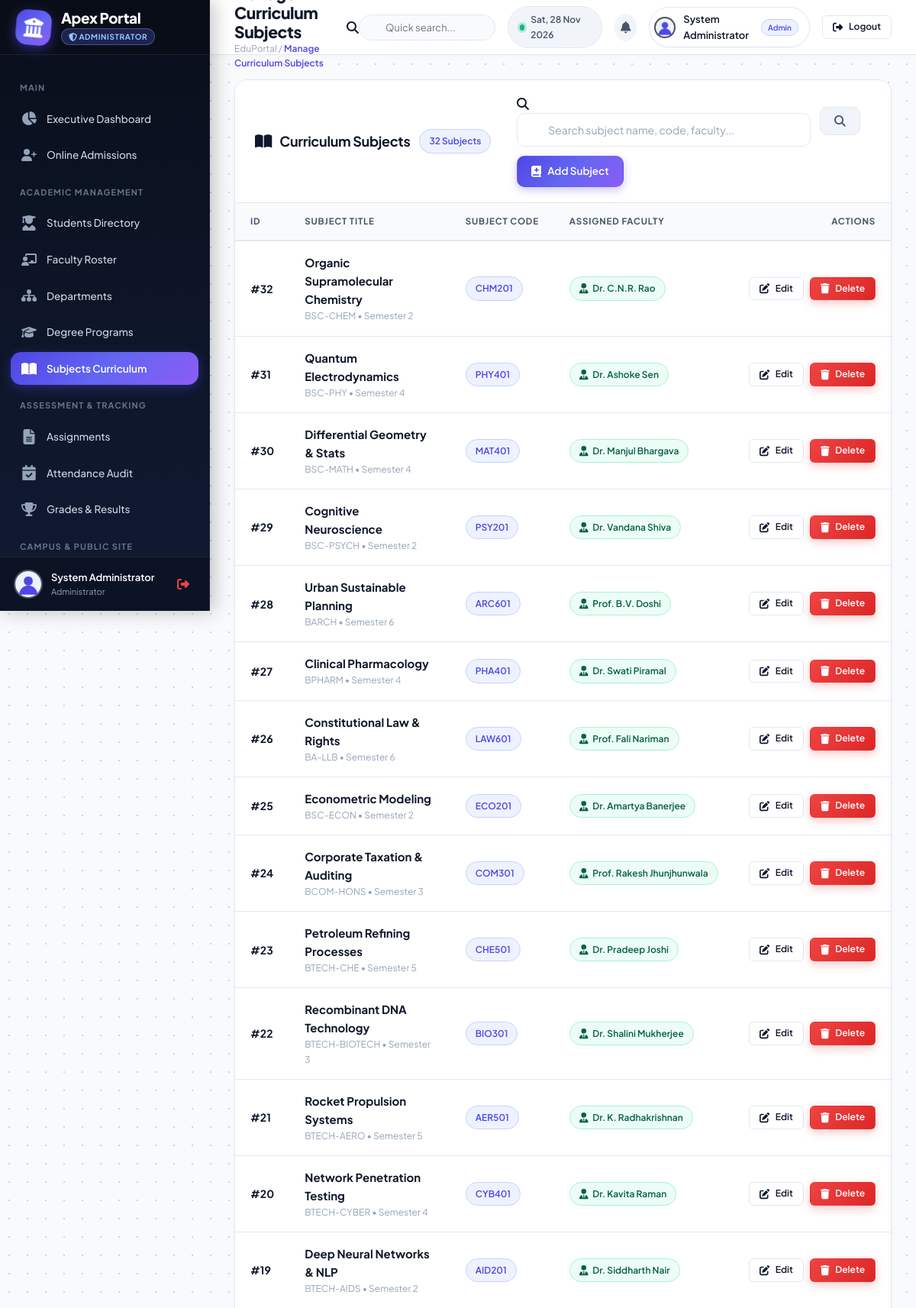
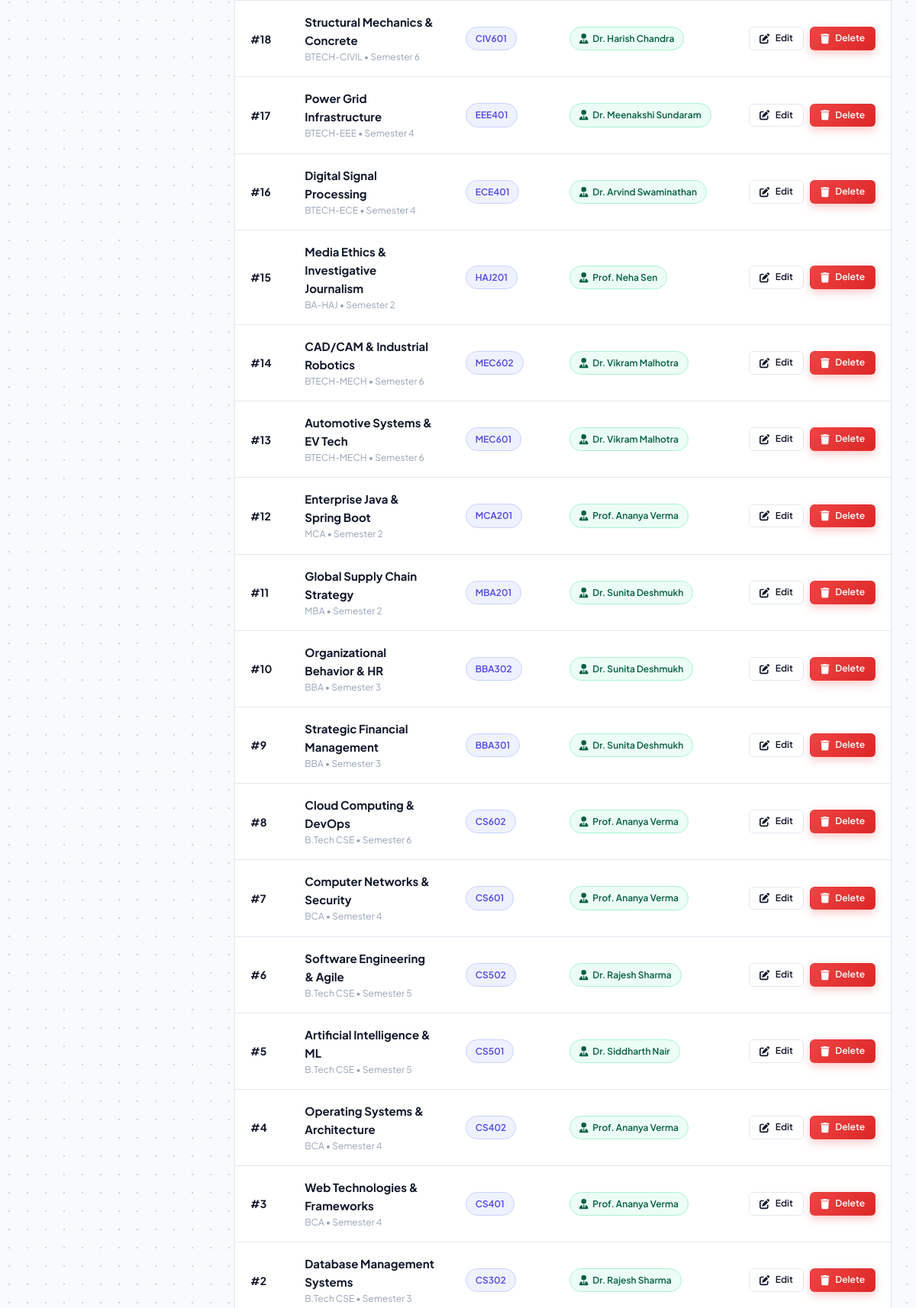
/admin/manage_subjects.php (signed in, upper part), run on the app's committed database (2 pictures, top to bottom).
### tables this page shows
CREATE TABLE `subjects` (
  `subject_id` INT AUTO_INCREMENT PRIMARY KEY,
  `subject_name` VARCHAR(150) NOT NULL,
  `subject_code` VARCHAR(50) NOT NULL UNIQUE,
  `faculty_id` INT DEFAULT NULL,
  `course` VARCHAR(100) DEFAULT 'B.Tech CSE',
  `semester` INT DEFAULT 1,
  `created_at` TIMESTAMP DEFAULT CURRENT_TIMESTAMP
);

CREATE TABLE `users` (
  `id` INT AUTO_INCREMENT PRIMARY KEY,
  `name` VARCHAR(120) NOT NULL,
  `email` VARCHAR(120) NOT NULL UNIQUE,
  `password` VARCHAR(255) NOT NULL,
  `role` ENUM('admin', 'faculty', 'student') NOT NULL DEFAULT 'student',
  `profile_picture` VARCHAR(255) DEFAULT 'default.png',
  `phone` VARCHAR(30) DEFAULT NULL,
  `created_at` TIMESTAMP DEFAULT CURRENT_TIMESTAMP
);

### config/db.php (called while the page is built, shortened)
<?php
$host = getenv('DB_HOST') ?: "127.0.0.1";
$user = getenv('DB_USER') ?: "root";
$password = getenv('DB_PASSWORD') !== false ? getenv('DB_PASSWORD') : "";
$database = getenv('DB_NAME') ?: "student_portal";
$port = getenv('DB_PORT') ? (int)getenv('DB_PORT') : 3306;
try {
    $con = @mysqli_connect($host, $user, $password, $database, $port);
} catch (Throwable $e) {
    $con = false;
}
mysqli_set_charset($con, "utf8mb4");
if ($con) {
    static $schema_checked = false;
    if (!$schema_checked) {
if (!function_exists('safe_num_rows')) {
    function safe_num_rows($result) {
        if ($result && is_object($result)) {
            return mysqli_num_rows($result);
        }
        return 0;
    }
}
    }
}
if (!function_exists('get_subject_col')) {
    function get_subject_col($con) {
        static $resolved_col = null;
        $res = @mysqli_query($con, "SHOW COLUMNS FROM `subjects` LIKE 'suject_name'");
        if ($res && safe_num_rows($res) > 0) {
            $resolved_col = 'suject_name';
        } else {
            $resolved_col = 'subject_name';
        }
        return $resolved_col;
    }
}
if (!function_exists('safe_fetch_assoc')) {
    function safe_fetch_assoc($result) {
        if ($result && is_object($result) && mysqli_num_rows($result) > 0) {
            return mysqli_fetch_assoc($result);
        }
        return [];
    }
}
?>

### admin/manage_subjects.php (the view, shortened to what this page needs)
<?php
include("../config/db.php");
$search = "";
$subj_col = get_subject_col($con);
if (isset($_GET['search']) && !empty(trim($_GET['search']))) {
    $search = escape($con, $_GET['search']);
    $query = mysqli_query($con, "
        SELECT subjects.*, subjects.`$subj_col` AS display_subject_name, users.name AS faculty_name
        FROM subjects
        LEFT JOIN faculty ON subjects.faculty_id = faculty.faculty_id
        LEFT JOIN users ON faculty.user_id = users.id
        WHERE subjects.`$subj_col` LIKE '%$search%'
           OR subjects.subject_code LIKE '%$search%'
           OR users.name LIKE '%$search%'
        ORDER BY subjects.subject_id DESC
    ");
} else {
    $query = mysqli_query($con, "
        SELECT subjects.*, subjects.`$subj_col` AS display_subject_name, users.name AS faculty_name
        FROM subjects
        LEFT JOIN faculty ON subjects.faculty_id = faculty.faculty_id
        LEFT JOIN users ON faculty.user_id = users.id
        ORDER BY subjects.subject_id DESC
    ");
}
include("../includes/header.php");
include("../includes/sidebar_admin.php");
include("../includes/navbar.php");
?>
<div class="card">
    <div class="card-header">
        <div style="display:flex; align-items:center; gap:12px; flex-wrap:wrap;">
            <h3><i class="fa-solid fa-book-open"></i> Curriculum Subjects</h3>
            <span class="badge badge-primary"><?php echo safe_num_rows($query); ?> Subjects</span>
        </div>
        <div style="display:flex; align-items:center; gap:12px; flex-wrap:wrap;">
            <form method="GET" class="search-toolbar">
                <div class="search-input-group">
                    <i class="fa-solid fa-magnifying-glass"></i>
                    <input type="text" name="search" class="form-control" placeholder="Search subject name, code, faculty..." value="<?php echo htmlspecialchars($search); ?>">
                </div>
                <button type="submit" class="btn btn-secondary"><i class="fa-solid fa-search"></i></button>
            </form>
            <a href="add_subject.php" class="btn btn-primary">
                <i class="fa-solid fa-book-medical"></i> Add Subject
            </a>
        </div>
    </div>
    <div class="card-body" style="padding:0;">
        <div class="table-responsive">
            <table class="custom-table">
                <thead>
                    <tr>
                        <th>ID</th>
                        <th>Subject Title</th>
                        <th>Subject Code</th>
                        <th>Assigned Faculty</th>
                        <th style="text-align:right;">Actions</th>
                    </tr>
                </thead>
                <tbody>
                    <?php if ($query && safe_num_rows($query) > 0): ?>
                        <?php while ($row = safe_fetch_assoc($query)): ?>
                            <tr>
                                <td><strong>#<?php echo $row['subject_id']; ?></strong></td>
                                <td>
                                    <div style="font-weight:700; color:var(--text-primary); font-size:15px;">
                                        <?php echo htmlspecialchars($row['display_subject_name']); ?>
                                    </div>
                                    <div style="font-size:12px; color:var(--text-muted);">
                                        <?php echo htmlspecialchars($row['course'] ?? 'BCA'); ?> &bull; Semester <?php echo htmlspecialchars($row['semester'] ?? 1); ?>
                                    </div>
                                </td>
                                <td><span class="badge badge-primary"><?php echo htmlspecialchars($row['subject_code']); ?></span></td>
                                <td>
                                    <?php if (!empty($row['faculty_name'])): ?>
                                        <span class="badge badge-success"><i class="fa-solid fa-user-tie"></i> <?php echo htmlspecialchars($row['faculty_name']); ?></span>
                                    <?php else: ?>
                                        <span class="badge badge-warning"><i class="fa-solid fa-triangle-exclamation"></i> Unassigned</span>
                                    <?php endif; ?>
                                </td>
                                <td style="text-align:right;">
                                    <div class="table-actions">
                                        <a href="edit_subject.php?id=<?php echo $row['subject_id']; ?>" class="btn btn-outline btn-sm" title="Edit Subject">
                                            <i class="fa-solid fa-pen-to-square"></i> Edit
                                        </a>
                                        <a href="delete_subject.php?id=<?php echo $row['subject_id']; ?>" class="btn btn-danger btn-sm" onclick="return confirm('Delete subject <?php echo htmlspecialchars(addslashes($row['display_subject_name'])); ?>?')" title="Delete Subject">
                                            <i class="fa-solid fa-trash"></i> Delete
                                        </a>
                                    </div>
                                </td>
                            </tr>
                        <?php endwhile; ?>
                    <?php endif; ?>
                </tbody>
            </table>
        </div>
    </div>
</div>
<?php include("../includes/footer.php"); ?>

### data on the page
subjects: subject_id "32", subject_name "Organic Supramolecular Chemistry", course "BSC-CHEM", semester "2", subject_code "CHM201", users.name "Dr. C.N.R. Rao"
subjects: subject_id "31", subject_name "Quantum Electrodynamics", course "BSC-PHY", semester "4", subject_code "PHY401", users.name "Dr. Ashoke Sen"
subjects: subject_id "30", subject_name "Differential Geometry & Stats", course "BSC-MATH", semester "4", subject_code "MAT401", users.name "Dr. Manjul Bhargava"
subjects: subject_id "29", subject_name "Cognitive Neuroscience", course "BSC-PSYCH", semester "2", subject_code "PSY201", users.name "Dr. Vandana Shiva"
subjects: subject_id "28", subject_name "Urban Sustainable Planning", course "BARCH", semester "6", subject_code "ARC601", users.name "Prof. B.V. Doshi"
subjects: subject_id "27", subject_name "Clinical Pharmacology", course "BPHARM", semester "4", subject_code "PHA401", users.name "Dr. Swati Piramal"
subjects: subject_id "26", subject_name "Constitutional Law & Rights", course "BA-LLB", semester "6", subject_code "LAW601", users.name "Prof. Fali Nariman"
subjects: subject_id "25", subject_name "Econometric Modeling", course "BSC-ECON", semester "2", subject_code "ECO201", users.name "Dr. Amartya Banerjee"
subjects: subject_id "24", subject_name "Corporate Taxation & Auditing", course "BCOM-HONS", semester "3", subject_code "COM301", users.name "Prof. Rakesh Jhunjhunwala"
subjects: subject_id "23", subject_name "Petroleum Refining Processes", course "BTECH-CHE", semester "5", subject_code "CHE501", users.name "Dr. Pradeep Joshi"
subjects: subject_id "22", subject_name "Recombinant DNA Technology", course "BTECH-BIOTECH", semester "3", subject_code "BIO301", users.name "Dr. Shalini Mukherjee"
subjects: subject_id "21", subject_name "Rocket Propulsion Systems", course "BTECH-AERO", semester "5", subject_code "AER501", users.name "Dr. K. Radhakrishnan"
subjects: subject_id "20", subject_name "Network Penetration Testing", course "BTECH-CYBER", semester "4", subject_code "CYB401", users.name "Dr. Kavita Raman"
subjects: subject_id "19", subject_name "Deep Neural Networks & NLP", course "BTECH-AIDS", semester "2", subject_code "AID201", users.name "Dr. Siddharth Nair"
subjects: subject_id "18", subject_name "Structural Mechanics & Concrete", course "BTECH-CIVIL", semester "6", subject_code "CIV601", users.name "Dr. Harish Chandra"
subjects: subject_id "17", subject_name "Power Grid Infrastructure", course "BTECH-EEE", semester "4", subject_code "EEE401", users.name "Dr. Meenakshi Sundaram"
subjects: subject_id "16", subject_name "Digital Signal Processing", course "BTECH-ECE", semester "4", subject_code "ECE401", users.name "Dr. Arvind Swaminathan"
subjects: subject_id "15", subject_name "Media Ethics & Investigative Journalism", course "BA-HAJ", semester "2", subject_code "HAJ201", users.name "Prof. Neha Sen"
subjects: subject_id "14", subject_name "CAD/CAM & Industrial Robotics", course "BTECH-MECH", semester "6", subject_code "MEC602", users.name "Dr. Vikram Malhotra"
subjects: subject_id "13", subject_name "Automotive Systems & EV Tech", course "BTECH-MECH", semester "6", subject_code "MEC601", users.name "Dr. Vikram Malhotra"
subjects: subject_id "12", subject_name "Enterprise Java & Spring Boot", course "MCA", semester "2", subject_code "MCA201", users.name "Prof. Ananya Verma"
subjects: subject_id "11", subject_name "Global Supply Chain Strategy", course "MBA", semester "2", subject_code "MBA201", users.name "Dr. Sunita Deshmukh"
subjects: subject_id "10", subject_name "Organizational Behavior & HR", course "BBA", semester "3", subject_code "BBA302", users.name "Dr. Sunita Deshmukh"
subjects: subject_id "9", subject_name "Strategic Financial Management", course "BBA", semester "3", subject_code "BBA301", users.name "Dr. Sunita Deshmukh"
subjects: subject_id "8", subject_name "Cloud Computing & DevOps", course "B.Tech CSE", semester "6", subject_code "CS602", users.name "Prof. Ananya Verma"
subjects: subject_id "7", subject_name "Computer Networks & Security", course "BCA", semester "4", subject_code "CS601", users.name "Prof. Ananya Verma"
subjects: subject_id "6", subject_name "Software Engineering & Agile", course "B.Tech CSE", semester "5", subject_code "CS502", users.name "Dr. Rajesh Sharma"
subjects: subject_id "5", subject_name "Artificial Intelligence & ML", course "B.Tech CSE", semester "5", subject_code "CS501", users.name "Dr. Siddharth Nair"
subjects: subject_id "4", subject_name "Operating Systems & Architecture", course "BCA", semester "4", subject_code "CS402", users.name "Prof. Ananya Verma"
subjects: subject_id "3", subject_name "Web Technologies & Frameworks", course "BCA", semester "4", subject_code "CS401", users.name "Prof. Ananya Verma"
subjects: subject_id "2", subject_name "Database Management Systems", course "B.Tech CSE", semester "3", subject_code "CS302", users.name "Dr. Rajesh Sharma"

### other printed values
$admin_name "System Administrator"
$header_title "Manage Curriculum Subjects"
$user_name "System Administrator"
$user_role_label "Admin"
safe_num_rows($query) "32"
